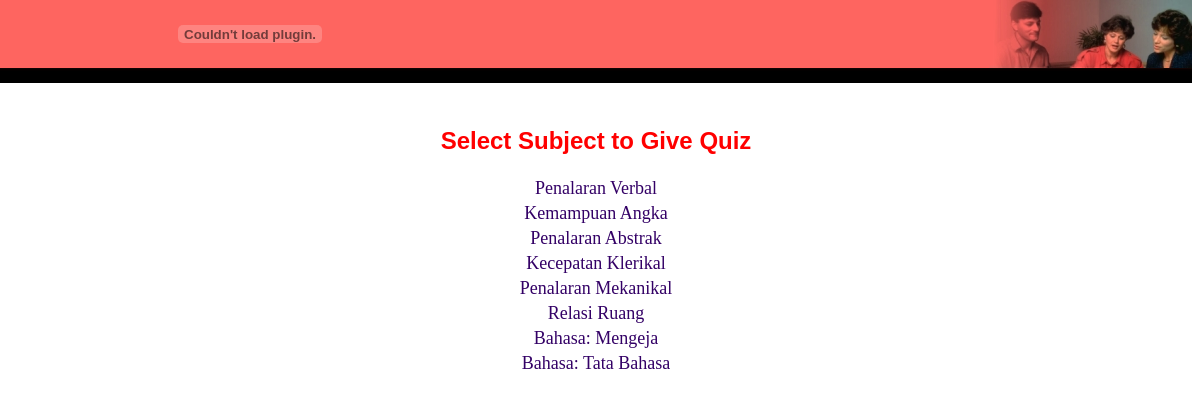
/sublist.php, run on the app's committed database.
### tables this page shows
CREATE TABLE `mst_subject` (
  `sub_id` varchar(11) NOT NULL,
  `sub_name` varchar(25) DEFAULT NULL
);

### sublist.php (the view, shortened to what this page needs)
<!DOCTYPE HTML PUBLIC "-//W3C//DTD HTML 4.01 Transitional//EN" "http://www.w3.org/TR/html4/loose.dtd">
<html>
<head>
<link href="quiz.css" rel="stylesheet" type="text/css">
</head>
<body>
<?php
include("header.php");
echo "<h2 class=head1> Select Subject to Give Quiz </h2>";
$rs=mysql_query("select * from mst_subject");
echo "<table align=center>";
while($row=mysql_fetch_row($rs))
{
	echo "<tr><td align=center ><a href=showtest.php?subid=$row[0]><font size=4>$row[1]</font></a>";
}
echo "</table>";
?>
</body>
</html>

### quiz.css (style rules this page uses)
body { margin-left: 0px; margin-top: 0px; }
a:link { color: #330066; text-decoration: none; }
.head1 { font-family: Arial, Helvetica, sans-serif; font-size: 24px; color: #FF0000; text-align: center; font-weight: bold; }

### data on the page
mst_subject: sub_name "Penalaran Verbal"
mst_subject: sub_name "Kemampuan Angka"
mst_subject: sub_name "Penalaran Abstrak"
mst_subject: sub_name "Kecepatan Klerikal"
mst_subject: sub_name "Penalaran Mekanikal"
mst_subject: sub_name "Relasi Ruang"
mst_subject: sub_name "Bahasa: Mengeja"
mst_subject: sub_name "Bahasa: Tata Bahasa"
